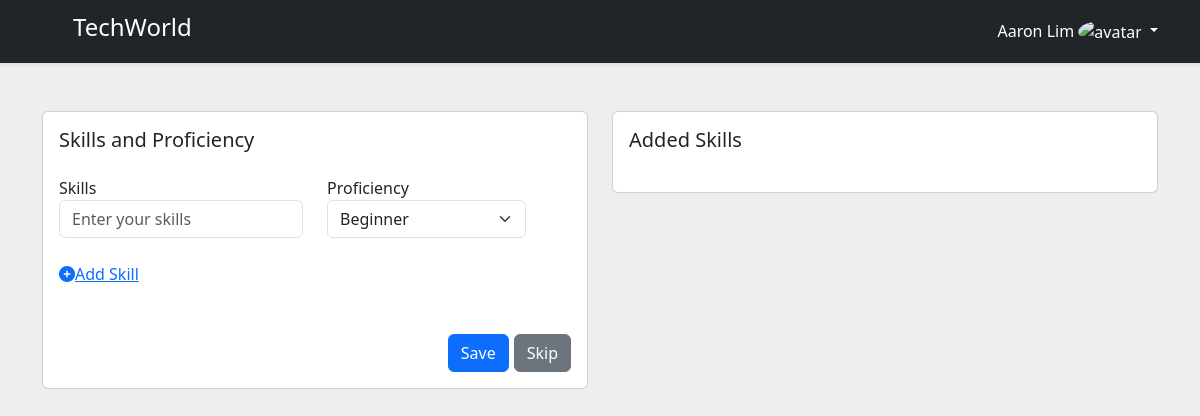
Before: /addSkill (signed in) with the older database file.
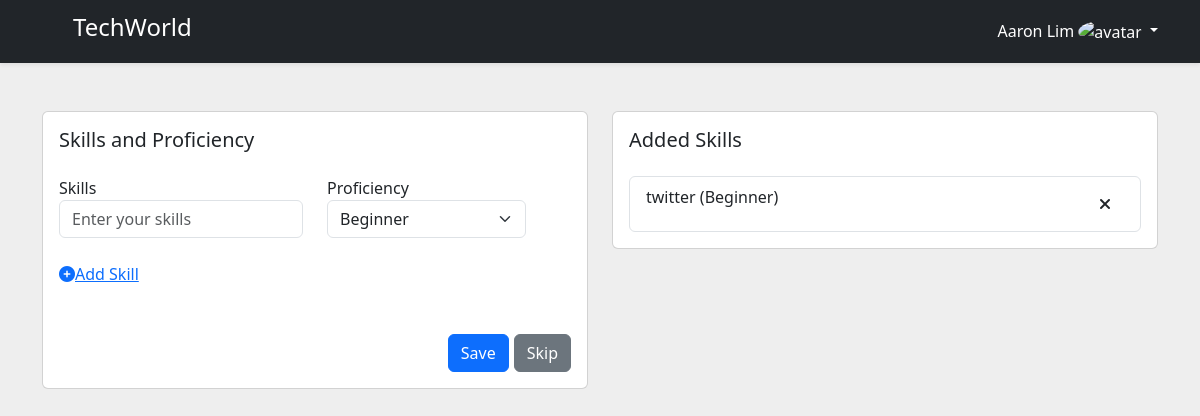
After: the same page with the newer database file.
### tables this page shows
CREATE TABLE Accounts (
    account_id INTEGER PRIMARY KEY AUTOINCREMENT,
    userid INTEGER,
    First_name VARCHAR(50) NOT NULL,
    Last_name VARCHAR(50) NOT NULL,
    date_of_birth TEXT NOT NULL, -- Format: YYYY-MM-DD
    gender TEXT, 
    FOREIGN KEY (userid) REFERENCES Users(user_id)
);

CREATE TABLE Skills (
    skill_id INTEGER PRIMARY KEY AUTOINCREMENT,
    account_id INTEGER,
    skills VARCHAR(50) NOT NULL,
    proficiency TEXT NOT NULL,
    FOREIGN KEY (account_id) REFERENCES Accounts(account_id)
);

### app.py (the view, shortened to what this page needs)
@app.route("/addSkill", methods=["GET", "POST"])
def addSkill():
    if authenticated():
        if request.method == "GET":
            conn = get_db_connection()
            about = about_content()
            account_id = session["user_id"]
            print(account_id)
            skills = conn.execute(
                "SELECT skill_id, skills, proficiency FROM Skills WHERE account_id = ?",
                (account_id,),
            ).fetchall()
            conn.close()
            return render_template(
                "addSkill.html", skills=skills, about=about, admin=is_admin()
            )
    else:
        return redirect(url_for("login"))

### app.py (called while the page is built)
def get_db_connection():
    BASE_DIR = os.path.dirname(os.path.abspath(__file__))
    db_path = os.path.join(BASE_DIR, "database.db")
    conn = sqlite3.connect(db_path)
    conn.row_factory = sqlite3.Row
    return conn

def authenticated():
    if "user_id" in session:
        return True
    else:
        return False

def is_admin():
    if "user_id" in session:
        user_id = session["user_id"]
        conn = get_db_connection()
        query = "SELECT is_admin FROM Users WHERE user_id = ?"
        is_admin = conn.execute(query, (user_id,)).fetchone()[0]
        conn.close()
        if is_admin == "True":
            return True
        else:
            return False
    else:
        return False

def about_content():
    db = get_db_connection()
    account_id = session["user_id"]
    query = "SELECT A.First_name, A.Last_name, A.date_of_birth, A.gender, U.email FROM Accounts A JOIN Users U ON A.userid = U.user_id WHERE A.userid = ?"
    user = db.execute(query, (account_id,)).fetchall()
    db.close()
    return user

### templates/addSkill.html (shortened to what this page needs)
<!DOCTYPE html>
<html lang="en">
<head>
    <link href="../static/css/addSkill.css" rel="stylesheet" />
    <link href="https://cdn.jsdelivr.net/npm/bootstrap@5.3.1/dist/css/bootstrap.min.css" rel="stylesheet"
 />
    <link rel="stylesheet" href="https://cdnjs.cloudflare.com/ajax/libs/font-awesome/6.4.2/css/all.min.css">
</head>
</head>
<body>
    <section style="background-color: #eee;">
        <header data-bs-theme="dark">
            <div class="navbar navbar-dark bg-dark shadow-sm">
                <div class="container">
                    <a href="/home" class="navbar-brand d-flex align-items-center">
                        <h4>TechWorld</h4>
                    </a>
                    <div class="dropdown text-end">
                        <a href="#" class="d-block link-body-emphasis text-decoration-none dropdown-toggle"
                            data-bs-toggle="dropdown" aria-expanded="false">
                            {% for user in about %}
                            {{user['First_name']}} {{user['Last_name']}}
                            {% endfor %}
                            <img src="https://mdbcdn.b-cdn.net/img/Photos/new-templates/bootstrap-chat/ava3.webp"
                                alt="avatar" width="42" height="42" class="rounded-circle img-fluid">
                        </a>
                    </div>
                </div>
        </header>
        <div class="container min-vh-100">
            <div class="row">
                <div class="col-md-6">
                    <div class="card mt-5">
                        <div class="card-body">
                            <h5 class="card-title mb-4">Skills and Proficiency</h5>
                            <form id="skills-form" action="/addSkill" method="POST">
                                <div class="skills-container">
                                    <div class="row skill-row">
                                        <div class="col-md-6">
                                            <div class="form-group mb-4">
                                                <label for="skills">Skills</label>
                                                <input type="text" class="form-control" name="skills[]"
                                                    placeholder="Enter your skills" />
                                            </div>
                                        </div>
                                        <div class="col-md-5">
                                            <div class="form-group mb-4">
                                                <label for="proficiency">Proficiency</label>
                                                <select class="form-select" name="proficiency[]">
                                                    <option>Beginner</option>
                                                </select>
                                            </div>
                                        </div>
                                        <div class="col-md-1 text-center">
                                        </div>
                                    </div>
                                </div>
                                <div class="form-group mb-4">
                                    <div class="col-sm-12">
                                        <div class="row">
                                            <a id="add_skill" href="#!"><i class="fa fa-plus-circle"></i><span
                                                    class="add-skill-label" id="add">Add Skill</span></a>
                                        </div>
                                    </div>
                                </div>
                                <div class="mt-5 d-flex justify-content-end">
                                    <button type="submit" class="btn btn-primary profile-button">
                                        Save
                                    </button>
                                    <a href="/addExperience" style="padding-left: 5px;">
                                        <button class="btn btn-secondary ml-2" type="button">
                                            Skip
                                        </button>
                                    </a>
                                </div>
                            </form>
                        </div>
                    </div>
                </div>
                <div class="col-md-6">
                    <div class="card mt-5">
                        <div class="card-body">
                            <h5 class="card-title mb-4">Added Skills</h5>
                            {% for skill_id, skill, proficiency in skills %}
                            <form method="POST" action="/deleteSkill" class="delete-skill-form">
                                <div class="list-group flex-grow-1">
                                    <div class="list-group-item ">
                                        {{ skill }} ({{ proficiency }})
                                        <button type="submit" class="btn btn-link text-dark float-end"
                                            onclick="return confirm('Are you sure you want to delete?')">
                                            <i class="fa fa-times"></i>
                                        </button>
                                    </div>
                                </div>
                            </form>
                            {% endfor %}
                        </div>
                    </div>
                </div>
            </div>
        </div>
    </section>
</body>
</html>

### static/css/addSkill.css (style rules this page uses)
body { background: #E2E2DC; }
.profile-button { background: #ADD8E6; box-shadow: none; border: none; color: black; }

### templates/addSkill.html (style rules this page uses)
h4 { padding-left: 31px; }

Changed rows visible on the page:
added Skills: skills "twitter", proficiency "Beginner"
